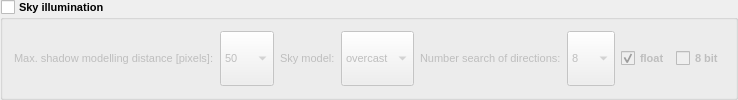
                  <widget class="QGroupBox" name="group_illumination">
                   <property name="enabled">
                    <bool>true</bool>
                   </property>
                   <property name="sizePolicy">
                    <sizepolicy hsizetype="Preferred" vsizetype="Preferred">
                     <horstretch>0</horstretch>
                     <verstretch>0</verstretch>
                    </sizepolicy>
                   </property>
                   <property name="font">
                    <font>
                     <pointsize>8</pointsize>
                     <weight>75</weight>
                     <bold>true</bold>
                    </font>
                   </property>
                   <property name="accessibleDescription">
                    <string>sky_illumination</string>
                   </property>
                   <property name="title">
                    <string>Sky illumination</string>
                   </property>
                   <property name="flat">
                    <bool>false</bool>
                   </property>
                   <property name="checkable">
                    <bool>true</bool>
                   </property>
                   <property name="checked">
                    <bool>false</bool>
                   </property>
                   <layout class="QHBoxLayout" name="horizontalLayout_13" stretch="0,0,0">
                    <item>
                     <layout class="QHBoxLayout" name="horizontalLayout_2">
                      <item>
                       <widget class="QLabel" name="label_39">
                        <property name="sizePolicy">
                         <sizepolicy hsizetype="Preferred" vsizetype="Preferred">
                          <horstretch>0</horstretch>
                          <verstretch>0</verstretch>
                         </sizepolicy>
                        </property>
                        <property name="font">
                         <font>
                          <pointsize>8</pointsize>
                          <weight>50</weight>
                          <bold>false</bold>
                         </font>
                        </property>
                        <property name="text">
                         <string>Max. shadow modelling distance [pixels]:</string>
                        </property>
                       </widget>
                      </item>
                      <item>
                       <widget class="QComboBox" name="combo_sim_shadow_dist">
                        <property name="sizePolicy">
                         <sizepolicy hsizetype="Preferred" vsizetype="Preferred">
                          <horstretch>0</horstretch>
                          <verstretch>0</verstretch>
                         </sizepolicy>
                        </property>
                        <property name="font">
                         <font>
                          <pointsize>8</pointsize>
                          <weight>50</weight>
                          <bold>false</bold>
                         </font>
                        </property>
                        <property name="accessibleDescription">
                         <string>max_shadow_dist</string>
                        </property>
                        <item>
                         <property name="text">
                          <string>50</string>
                         </property>
                        </item>
                        <item>
                         <property name="text">
                          <string>100</string>
                         </property>
                        </item>
                        <item>
                         <property name="text">
                          <string>500</string>
                         </property>
                        </item>
                        <item>
                         <property name="text">
                          <string>1000</string>
                         </property>
                        </item>
                       </widget>
                      </item>
                      <item>
                       <widget class="QLabel" name="label_38">
                        <property name="sizePolicy">
                         <sizepolicy hsizetype="Preferred" vsizetype="Preferred">
                          <horstretch>0</horstretch>
                          <verstretch>0</verstretch>
                         </sizepolicy>
                        </property>
                        <property name="font">
                         <font>
                          <pointsize>8</pointsize>
                          <weight>50</weight>
                          <bold>false</bold>
                         </font>
                        </property>
                        <property name="text">
                         <string>Sky model:</string>
                        </property>
                       </widget>
                      </item>
                      <item>
                       <widget class="QComboBox" name="combo_sim_sky_mod">
                        <property name="sizePolicy">
                         <sizepolicy hsizetype="Preferred" vsizetype="Preferred">
                          <horstretch>0</horstretch>
                          <verstretch>0</verstretch>
                         </sizepolicy>
                        </property>
                        <property name="font">
                         <font>
                          <pointsize>8</pointsize>
                          <weight>50</weight>
                          <bold>false</bold>
                         </font>
                        </property>
                        <property name="accessibleDescription">
                         <string>sky_model</string>
                        </property>
                        <item>
                         <property name="text">
                          <string>overcast</string>
                         </property>
                        </item>
                        <item>
                         <property name="text">
                          <string>uniform</string>
                         </property>
                        </item>
                       </widget>
                      </item>
                      <item>
                       <widget class="QLabel" name="label_37">
                        <property name="sizePolicy">
                         <sizepolicy hsizetype="Preferred" vsizetype="Preferred">
                          <horstretch>0</horstretch>
                          <verstretch>0</verstretch>
                         </sizepolicy>
                        </property>
                        <property name="font">
                         <font>
                          <pointsize>8</pointsize>
                          <weight>50</weight>
                          <bold>false</bold>
                         </font>
                        </property>
                        <property name="text">
                         <string>Number search of directions:</string>
                        </property>
                       </widget>
                      </item>
                      <item>
                       <widget class="QComboBox" name="combo_sim_nr_dir">
                        <property name="sizePolicy">
                         <sizepolicy hsizetype="Preferred" vsizetype="Preferred">
                          <horstretch>0</horstretch>
                          <verstretch>0</verstretch>
                         </sizepolicy>
                        </property>
                        <property name="font">
                         <font>
                          <pointsize>8</pointsize>
                          <weight>50</weight>
                          <bold>false</bold>
                         </font>
                        </property>
                        <property name="accessibleDescription">
                         <string>number_points</string>
                        </property>
                        <item>
                         <property name="text">
                          <string>8</string>
                         </property>
                        </item>
                        <item>
                         <property name="text">
                          <string>16</string>
                         </property>
                        </item>
                        <item>
                         <property name="text">
                          <string>32</string>
                         </property>
                        </item>
                        <item>
                         <property name="text">
                          <string>64</string>
                         </property>
                        </item>
                        <item>
                         <property name="text">
                          <string>128</string>
                         </property>
                        </item>
                       </widget>
                      </item>
                     </layout>
                    </item>
                    <item>
                     <spacer name="horizontalSpacer_15">
                      <property name="orientation">
                       <enum>Qt::Horizontal</enum>
                      </property>
                      <property name="sizeType">
                       <enum>QSizePolicy::Expanding</enum>
                      </property>
                      <property name="sizeHint" stdset="0">
                       <size>
                        <width>0</width>
                        <height>20</height>
                       </size>
                      </property>
                     </spacer>
                    </item>
                    <item>
                     <layout class="QHBoxLayout" name="horizontalLayout_14">
                      <item>
                       <widget class="QCheckBox" name="check_sim_float">
                        <property name="sizePolicy">
                         <sizepolicy hsizetype="Preferred" vsizetype="Preferred">
                          <horstretch>0</horstretch>
                          <verstretch>0</verstretch>
                         </sizepolicy>
                        </property>
                        <property name="font">
                         <font>
                          <pointsize>8</pointsize>
                         </font>
                        </property>
                        <property name="text">
                         <string>float</string>
                        </property>
                        <property name="checked">
                         <bool>true</bool>
                        </property>
                       </widget>
                      </item>
                      <item>
                       <widget class="QCheckBox" name="check_sim_8bit">
                        <property name="sizePolicy">
                         <sizepolicy hsizetype="Preferred" vsizetype="Preferred">
                          <horstretch>0</horstretch>
                          <verstretch>0</verstretch>
                         </sizepolicy>
                        </property>
                        <property name="font">
                         <font>
                          <pointsize>8</pointsize>
                         </font>
                        </property>
                        <property name="text">
                         <string>8 bit</string>
                        </property>
                       </widget>
                      </item>
                     </layout>
                    </item>
                   </layout>
                  </widget>
